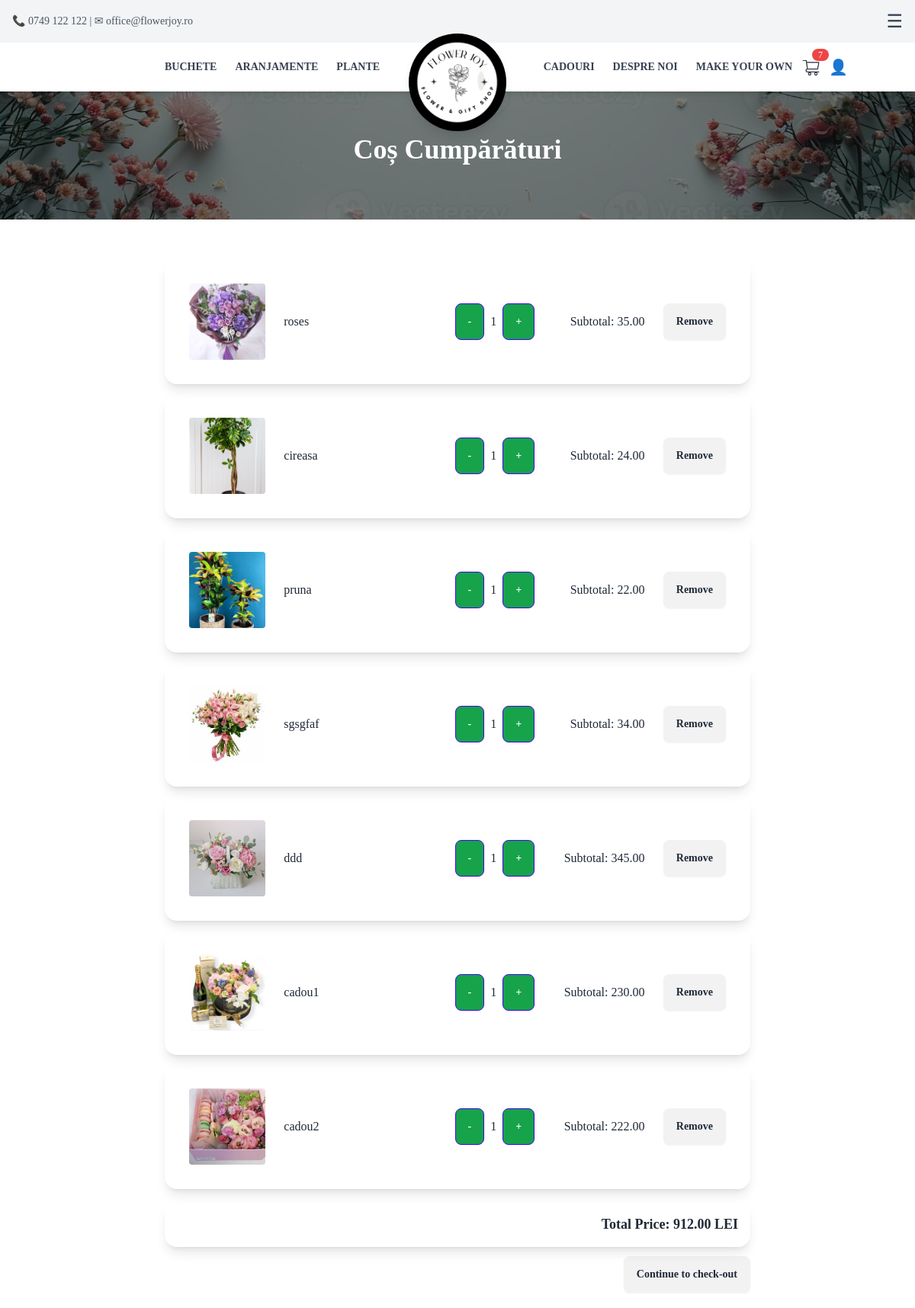
Before: /cart/ with the older database file.
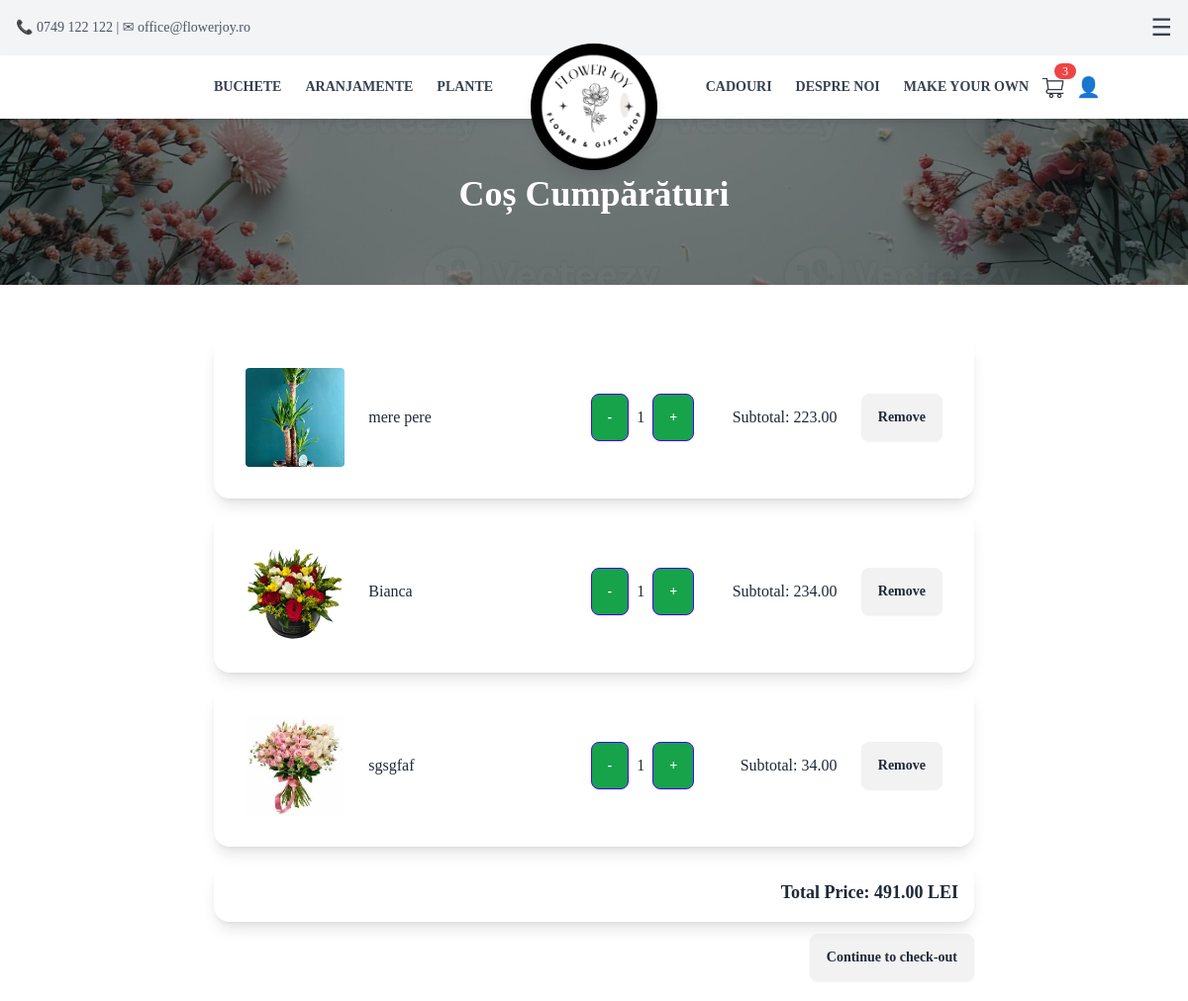
After: the same page with the newer database file.
### App/models.py (models this page shows, shortened)
class CartItem(models.Model):
    user = models.ForeignKey(User, on_delete=models.CASCADE, null=True, blank=True)
    session_id = models.CharField(max_length=255, null=True, blank=True) # Store session ID for anonymous users
    product = models.ForeignKey(Product, on_delete=models.CASCADE)
    quantity = models.PositiveIntegerField(default=1)
    def total_price(self):
        return self.product.price * self.quantity

class Product(models.Model):
    name = models.CharField(max_length=100)
    description = models.TextField()
    category = models.CharField(max_length=100, default="General")
    price = models.DecimalField(max_digits=10, decimal_places=2)
    image = models.ImageField(upload_to="Pictures/")  # Stores images in 'media/Pictures/'
    created_at = models.DateTimeField(auto_now_add=True)
    is_custom = models.BooleanField(default=False)  # Flag for custom bouquets
    custom_bouquet = models.OneToOneField("CustomBouquet", on_delete=models.SET_NULL, null=True, blank=True)

### App/views.py (the view)
# urls.py: path('cart/', cart_view, name='cart'),
def cart_view(request):
    if request.user.is_authenticated:
        cart_items = CartItem.objects.filter(user=request.user)
    else:
        session_id = request.session.session_key
        if not session_id:
            request.session.create()
            session_id = request.session.session_key
        cart_items = CartItem.objects.filter(session_id=session_id)
    total_price = sum(item.total_price() for item in cart_items)
    context = {
        'cart_items': cart_items,
        'total_price': total_price
    }
    return render(request, 'cart.html', context)

### App/templates/partials/cart.html (shortened to what this page needs)
{% extends 'base.html' %}
{% block content %}
<section class="relative w-full h-72 bg-cover bg-center" style="background-image: url('/static/bannerCart.jpg');">
    <div class="container mx-auto px-4 py-16 relative z-10 text-white">
        <h1 class="text-4xl font-bold text-center mt-28">Coș Cumpărături</h1>
    </div>
</section>
<div class="container mx-auto px-4 py-8 bg-white">
    {% if cart_items %}
    <div class="container mt-5 max-w-3xl mx-auto">
        {% for cart_item in cart_items %}
        <div id="cart-item-{{ cart_item.id }}" class="card mb-3 shadow-lg">
            <div hx-target="this" hx-swap="innerHTML">
                {% include 'partials/cart_item.html' with cart_item=cart_item %}
            </div>
        </div>
        {% endfor %}
        <div id="total-price-container" class="card shadow-lg p-4 mt-4 text-right">
            <p class="text-lg font-semibold">Total Price: <span id="total-price">{{ total_price }}</span> LEI</p>
        </div>
        <a href=" {% url 'checkout' %} " class="btn btn-warning b-sm mt-3 mb-5 float-right">Continue to check-out</a>
    {% endif %}
    </div>
</div>
{% endblock %}

### App/templates/base.html (shortened to what this page needs)
{% load static %}
<!DOCTYPE html>
<html lang="en">
<head>
    <link href="{% static 'output.css' %}" rel="stylesheet">
    <script src="https://cdn.tailwindcss.com"></script>
</head>
<body class="bg-gray font-serif">
    {% include 'partials/navbar.html' %}
    {% block content %}
    {% endblock %}
</body>

### App/templates/partials/navbar.html (shortened to what this page needs)
<div id="top-bar" class="bg-gray-100 text-gray-600 text-sm py-3 px-4 flex justify-between items-center fixed top-0 left-0 w-full z-30 transition-all duration-300 ease-in-out">
    <div>📞 0749 122 122 | ✉ office@flowerjoy.ro</div>
    <div class="flex gap-3">
        <button class="text-gray-700 text-2xl" id="menu-toggle">☰</button>
    </div>
</div>
 <nav id="main-navbar" class="bg-white shadow-md fixed top-0 left-0 w-full z-40 transition-all duration-300 ease-in-out mt-14">
    <div class="container mx-auto flex justify-between items-center py-4 px-32 pr-0">
        <div class="hidden md:flex gap-6 uppercase text-sm font-semibold text-gray-700">
            <a href="{% url 'products_by_category' category='buchete' %}" class="hover:text-gray-900">Buchete</a>
            <a href="{% url 'products_by_category' category='aranjamente' %}" class="hover:text-gray-900">Aranjamente</a>
            <a href="{% url 'products_by_category' category='plante' %}" class="hover:text-gray-900">Plante</a>
        </div>
        <div id="logo" class="absolute left-1/2 transform -translate-x-1/2 top-4 z-50 transition-all duration-300 ease-in-out -translate-y-7">
            <a href="/" class="block w-32 h-32 bg-black rounded-full flex items-center justify-center shadow-lg">
                <img src="/static/Logo.png" alt="Flower Shop Logo" class="w-28 h-28 rounded-full object-cover transition-all duration-300 ease-in-out" id="logo-img">
            </a>
        </div>
        <div class="flex items-center">
            <div class="hidden md:flex gap-6 uppercase text-sm font-semibold text-gray-700">
                <a href="{% url 'products_by_category' category='cadouri' %}" class="hover:text-gray-900">Cadouri</a>
                <a href="#" class="hover:text-gray-900">Despre noi</a>
                <a href="{% url 'custom_bouquet_builder' %}" class="hover:text-gray-900">Make your own</a>
            </div>
            <div class="flex items-center space-x-4 ml-2">
                <a href="/cart/" id="cart-btn" class="relative">
                    {% include "partials/cart_count.html" with cart_count=cart_items.count %}
                </a>
            </div>
            <div class="flex items-center space-x-4 ml-2">
                {% if user.is_authenticated %}
                    <a href="{% url 'logout' %}" class="text-xl hover:text-gray-700">
                        <img src="/static/logout.png" class="h-7"> </a>
                    <span class="text-gray-700 text-sm"> <a href="{% url 'profile' %}">{{ user.username }}</a></span>
                {% else %}
                    <a href="/login_page/" class="text-xl hover:text-gray-700"> 👤 </a>
                {% endif %}
            </div>
        </div>
    </div>
</nav>

### App/templates/partials/cart_count.html
<img src="/static/cartIcon1.png" class="w-8 h-8">
<span id="cart-count" class="absolute -top-2 -right-2 bg-red-500 text-white text-xs px-2 rounded-full"  hx-swap-oob="true">{{ cart_count }}</span>

### App/templates/partials/cart_item.html
<div class="card-body">
    <div class="flex justify-between items-center">
        <div class="center">
            <a href="{% url 'product_detail' pk=cart_item.product.id %}" >
                <img src="{{ cart_item.product.image.url }}" class="img-fluid rounded" alt="{{ cart_item.product.name }}" style="width: 100px; height: 100px; object-fit: cover;">
            </a>
        </div>
        <div class="center" style="flex: 1; max-width: 200px; text-align: left;">
            <p class="card-text truncate">{{ cart_item.product.name }}</p>
        </div>
        <div class="flex items-center space-x-2">
            <a href="{% url 'decrement_quantity' product_id=cart_item.product.id %}"
            class="btn btn-primary btn-sm center bg-green-600 text-white"
            hx-get="{% url 'decrement_quantity' product_id=cart_item.product.id %}"
               hx-target="#cart-item-{{ cart_item.id }} > div"
               hx-swap="innerHTML">-</a>
            <div class="center"><p class="card-text">{{ cart_item.quantity }}</p></div>
            <a href="{% url 'increment_quantity' product_id=cart_item.product.id %}"
            class="btn btn-primary btn-sm center bg-green-600 text-white"
            hx-get="{% url 'increment_quantity' product_id=cart_item.product.id %}"
               hx-target="#cart-item-{{ cart_item.id }} > div"
               hx-swap="innerHTML">+</a>
        </div>
        <div class="center" style="min-width: 120px; text-align: right;">
            <p class="card-text">Subtotal: {{ cart_item.total_price }}</p>
        </div>
        <div class="center">
            <a href="{% url 'remove_from_cart' product_id=cart_item.product.id %}"
               class="btn btn-danger btn-sm"
               hx-get="{% url 'remove_from_cart' product_id=cart_item.product.id %}"
               hx-target="#cart-item-{{ cart_item.id }}"
               hx-swap="innerHTML">Remove</a>
        </div>
    </div>
</div>

Changed rows visible on the page:
removed CartItem: product.image (picture), product.name "roses", quantity "1", total_price "35.00"
removed CartItem: product.image (picture), product.name "cireasa", quantity "1", total_price "24.00"
removed CartItem: product.image (picture), product.name "pruna", quantity "1", total_price "22.00"
removed CartItem: product.image (picture), product.name "ddd", quantity "1", total_price "345.00"
removed CartItem: product.image (picture), product.name "cadou1", quantity "1", total_price "230.00"
removed CartItem: product.image (picture), product.name "cadou2", quantity "1", total_price "222.00"
added CartItem: product.image (picture), product.name "mere pere", quantity "1", total_price "223.00"
added CartItem: product.image (picture), product.name "Bianca", quantity "1", total_price "234.00"
Other visible differences:
{{ cart_count }}: "7" → "3"
{{ total_price }}: "912.00" → "491.00"
